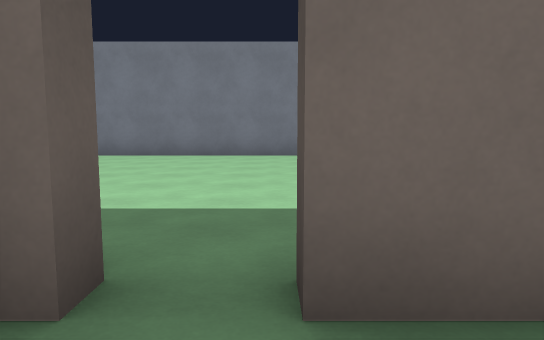
View 1 (above)

24 first-person views from a walk through a Godot game level. The camera is 1.3 m above the floor, tilts 6° down and sees 70° across. The floor is counted in squares, 2 m on a side. Each view is taken from the middle of a square. On the plan, view 1 faces up. The plan holds only what a view shows up to about 11 squares ahead; the rest is blank. The place goes on beyond the plan. Flat picture figures and markers are not drawn. Surface patterns are stand-ins for the level's own textures.

View 2
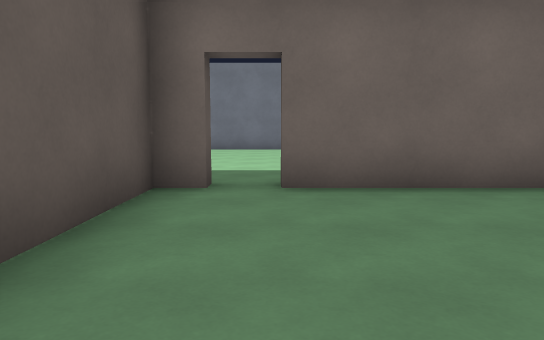

View 3
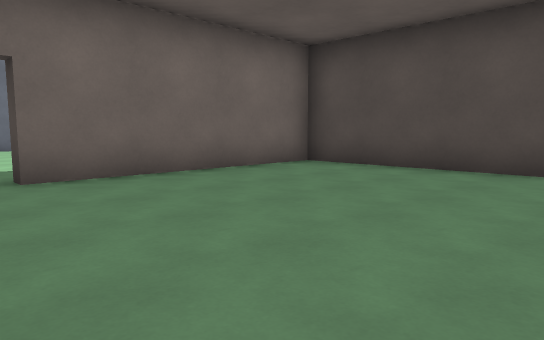

View 4
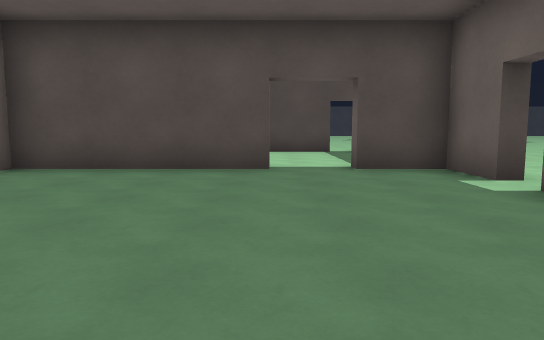

View 5
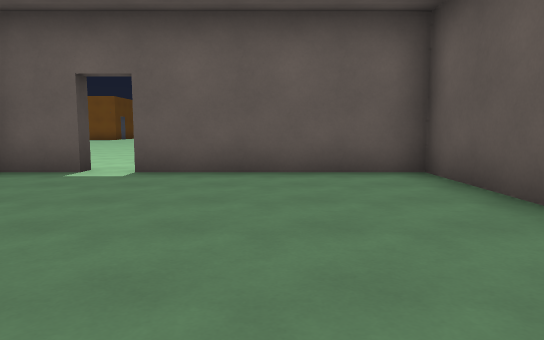

View 6
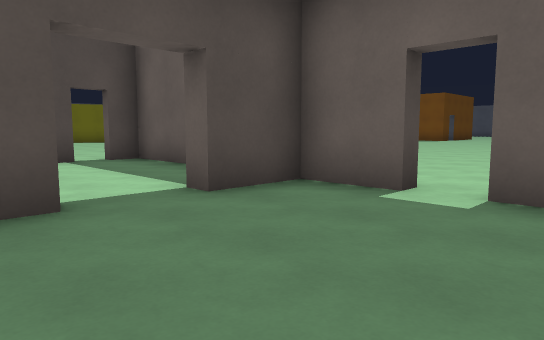

View 7
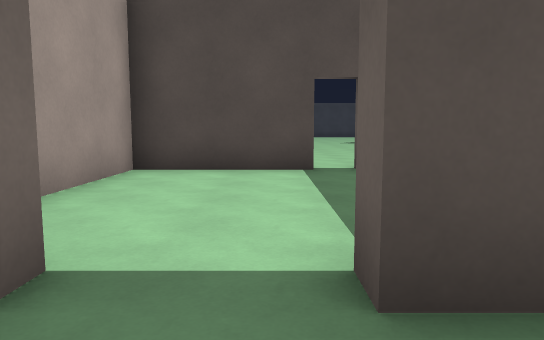

View 8
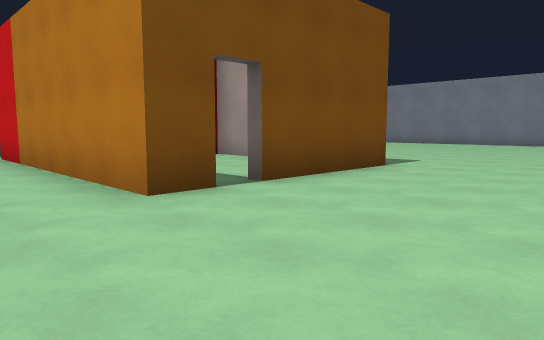

View 9
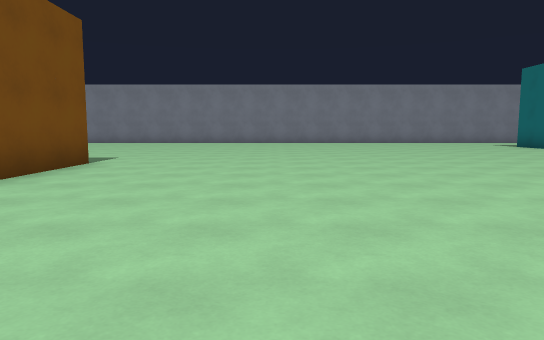

View 10
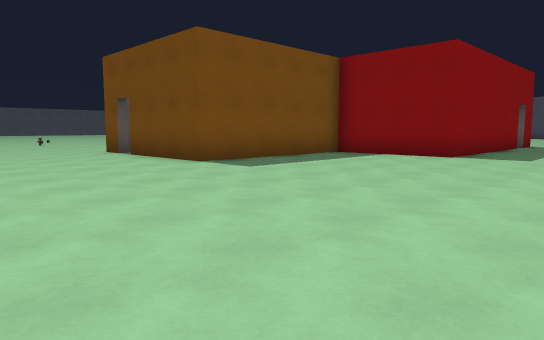

View 11
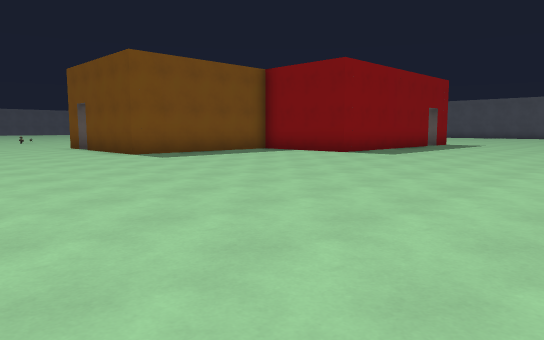

View 12
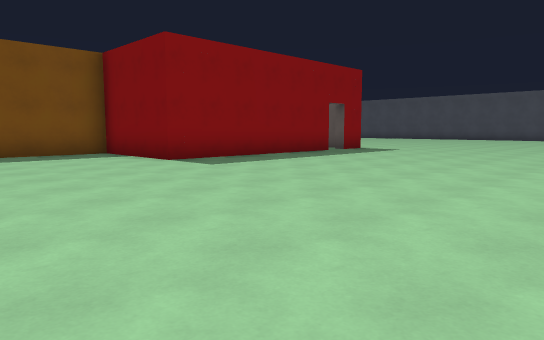

View 13
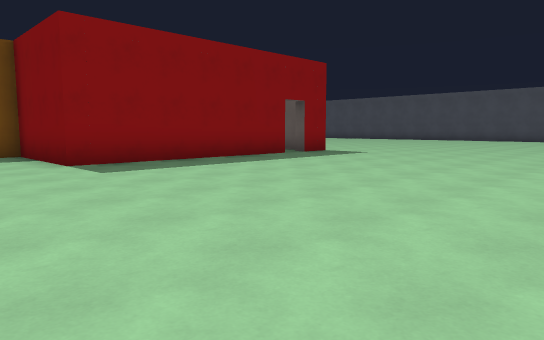

View 14
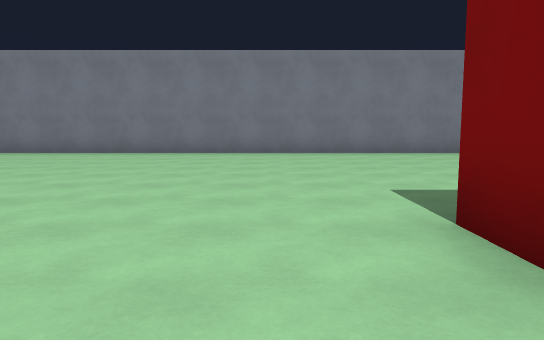

View 15
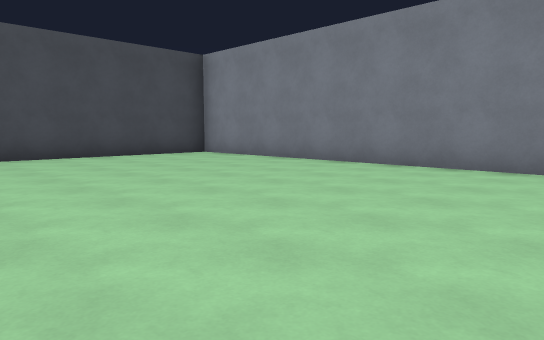

View 16
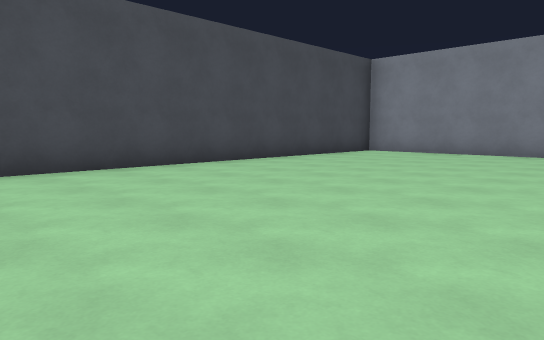

View 17
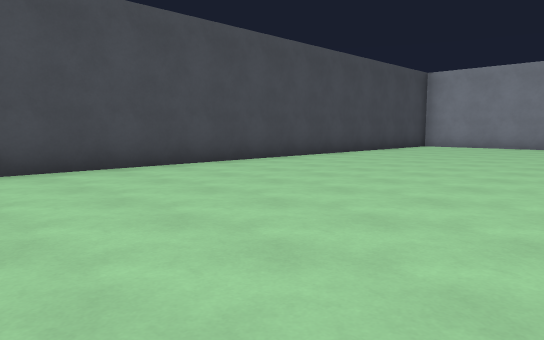

View 18
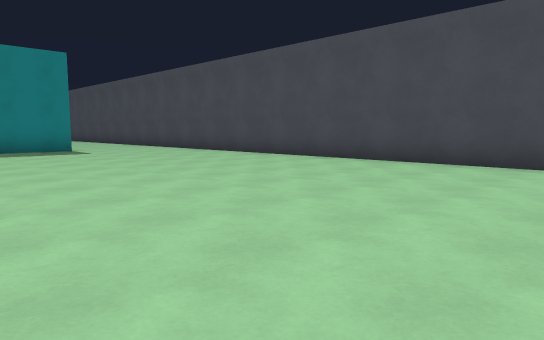

View 19
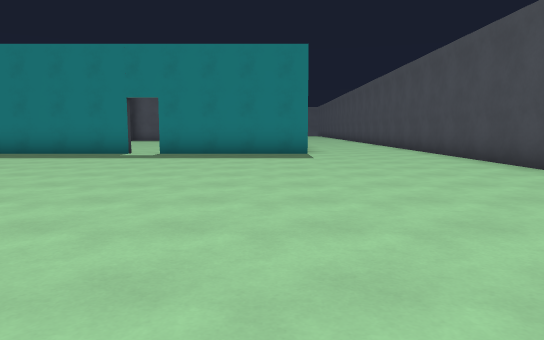

View 20
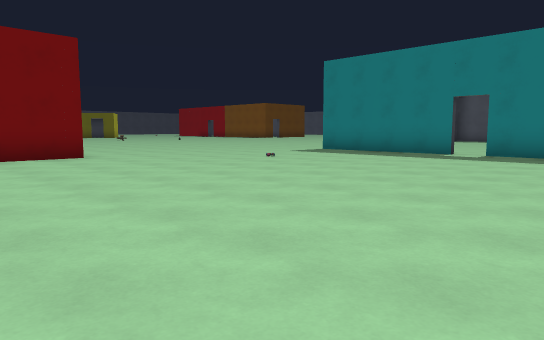

View 21
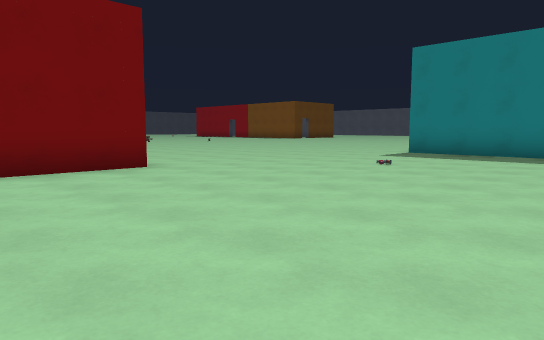

View 22
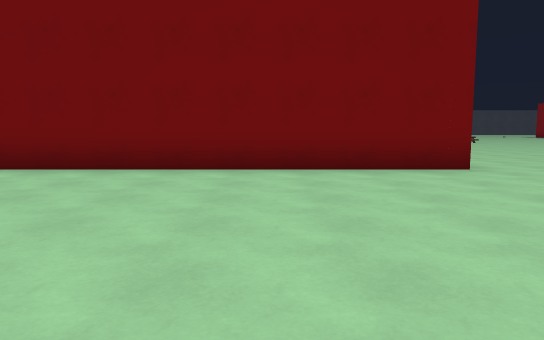

View 23
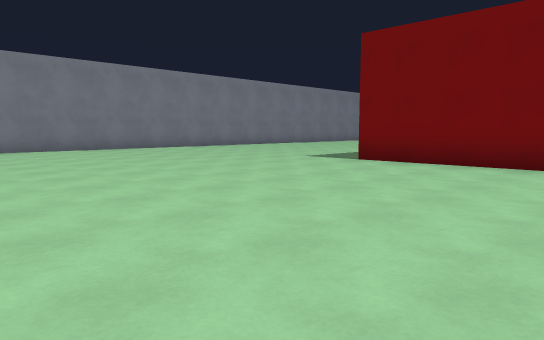

View 24
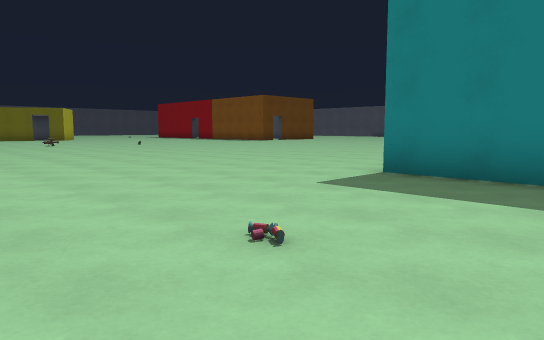

### Floor plan
Key: @ floor where view 1 was taken; # wall or solid block; . floor; O other object.
Columns run from 16 left of view 1 to 20 right of it. Each row starts with its distance up from view 1.
 10 ###################
  9 #..................  ......
  8 #.......................... ....
  7 #...............................
  6 #...............................
  5 #...............................
  4 #...............................
  3 #...............................
  2 #.............OOOOOOOO...............
  1 #.............O.O....O...............
  0 #.............O.@....O...............
 -1 #.............O......O...............
 -2 #.............O......OOOOOO.........
 -3 #.............O.......O...O........
 -4 #.............O...........O........
 -5 #.............OO.....O............
 -6 #..............OOOOOOOOOOOO......
 -7 #................  ..............
 -8 #.......................   .....
 -9 #.......................      .
-10 #.......................
-11 #.......................
-12 #......................
-13 #...##########.........
-14 #...          .......
-15               ......
-16               .....

Positions as (right, up) in squares from view 1, and headings:
1: (0, 0), facing up
2: (0, -3), facing up
3: (-1, -4), facing up-right
4: (-1, -3), facing right
5: (1, 0), facing down
6: (2, -2), facing down-right
7: (4, -4), facing right
8: (14, -8), facing up-left
9: (14, -9), facing up
10: (15, 5), facing down-left
11: (15, 8), facing down-left
12: (10, 9), facing down-left
13: (8, 9), facing down-left
14: (-3, -1), facing up
15: (-6, 3), facing up-left
16: (-9, -1), facing up-left
17: (-9, -5), facing up-left
18: (-8, -1), facing down-left
19: (-11, -3), facing down
20: (-11, -3), facing down-right
21: (-8, -3), facing down-right
22: (-8, -3), facing right
23: (-9, -3), facing up-right
24: (-6, -8), facing down-right
